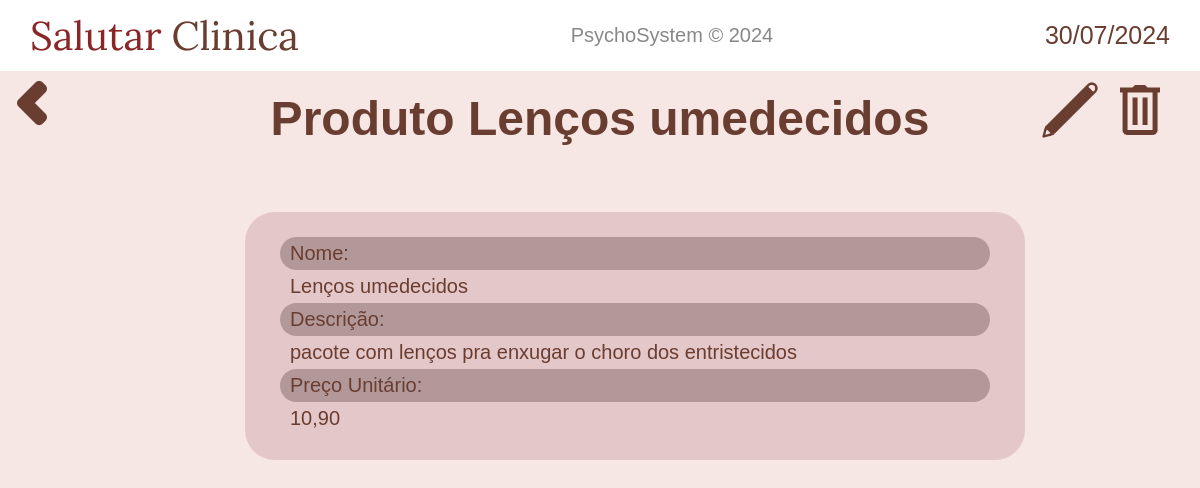
Screenshot of /produtos/infos/7 (signed in) with the database file from the repository.
### produtos/models.py (models this page shows)
class Produto(models.Model):
    nome = models.CharField(max_length=50)
    descricao = models.TextField()
    preco_unit = models.DecimalField(max_digits=10, decimal_places=2)

### produtos/views.py (the view)
# urls.py: path('infos/<int:id>', views.infos, name="infos"),
@login_required(login_url='home:login')
def infos(request, id):
    produto = Produto.objects.get(pk=id)
    context_ = {
        'data_atual': data_atual,
        'produto': produto,
    }
    return render(request, 'produtos/infos.html', context_)

### produtos/templates/produtos/infos.html (shortened to what this page needs)
{% extends 'base.html' %}
{% load static %}
{% block content %}
<div style="display: flex;">
    <a href="{% url 'produtos:display_produtos' %}" class="return-button"><img src="{% static 'home/imagens/chevron-left.png' %}" alt=""></a>
    <h2 class="welcome-text">Produto {{ produto.nome }}</h2>
    <a href="{% url 'produtos:editar_produto' produto.id %}" style="position: absolute; right: 100px; top:80px;">
        <img src="{% static 'pacientes/imagens/editar-icon.png' %}" height="60" alt="">
    </a>
    <a href="#" class="opcao-deletar" data-modal-id="modal-{{ produto.id }}" style="position: absolute; right: 30px; top:80px;">
        <img src="{% static 'pacientes/imagens/excluir-icon.png' %}" height="60" alt="">
    </a>
</div>
<main>
    <div style="display: flex; justify-content: center; align-items: center; width: 100%; margin: 30px 0;">
        <div class="paciente-infos-container">
            <div class="paciente-infos-subcontainer">
                <h4 class="campos-paciente campo-cpf">Nome: </h4>
                <h4 class="campos-paciente-dado">{{ produto.nome }}</h4>
                <h4 class="campos-paciente">Descrição: </h4>
                <h4 class="campos-paciente-dado">{{ produto.descricao }}</h4>
                <h4 class="campos-paciente">Preço Unitário: </h4>
                <h4 class="campos-paciente-dado">{{ produto.preco_unit }}</h4>
            </div>
            </div>
        </div>
</main>
{% endblock content %}

### static/home/css/styles.css (style rules this page uses)
* { margin: 0; padding: 0; }
body { background-color: #f6e6e4;; }
main { display: flex; margin-top: 3%; }
a { text-decoration: none; color: #6a3d31; }
.return-button { background-color: #ffffff00; border: none; cursor: pointer; position: absolute; }
.welcome-text { font-family: sans-serif; font-weight: bold; font-size: 3rem; color: #6a3d31; margin: 0 auto; margin-top: 20px; }

### static/pacientes/css/styles.css (style rules this page uses)
.paciente-infos-container { background-color: #e4c7c8; margin-left: 70px; padding: 20px 30px; border-radius: 30px; width: 60%; display: flex; }
.paciente-infos-subcontainer { width: 100%; padding: 5px; display: flex; flex-direction: column; }
.campos-paciente { display: inline; background-color: #b39899; color: #6a3d31; padding: 5px 0 5px 10px; border-radius: 30px; font-size: 20px; font-family: sans-serif; font-weight: 500; }
.campos-paciente-dado { display: inline; color: #6a3d31; padding: 5px 10px; border-radius: 30px; font-size: 20px; font-family: sans-serif; font-weight: 500; }

### rows the page displays
Produto: nome "Lenços umedecidos", descricao "pacote com lenços pra enxugar o choro dos entristecidos", preco_unit "10,90"

### other values shown
{{ data_atual }} "30/07/2024"
